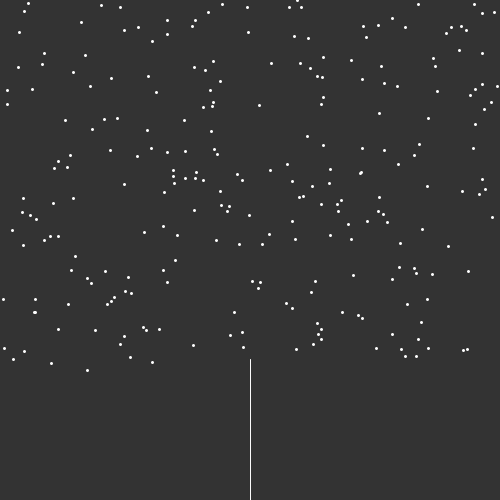
Frame 1 (no input)
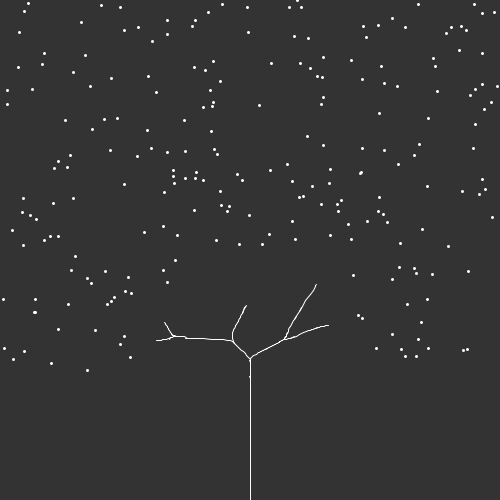
Frame 60 (the mouse pressed at the canvas centre just before this capture)
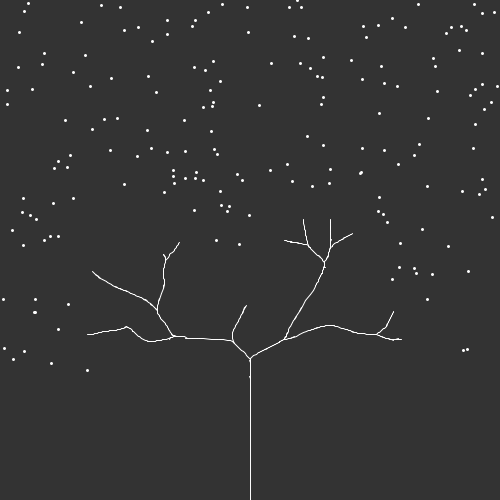
Frame 120 (the mouse held since frame 60 and released just before this capture)

The Processing sketch that drew these frames (run headless with seeded random() and noise(); from frame 60 on, the mouse is pressed at the canvas centre):

// Processing sketch: spacecol2d
// ── spacecol2d.pde
Tree tree;
void setup() {
  size(500,500);
  tree = new Tree();
}


void draw() {
  background(51);
  tree.draw();
  tree.grow();
  tree.update();
}

// ── Branch.pde
class Branch {
  PVector pos, dir;
  int count = 0;
  
  Branch parent;// = null;
  
  
  Branch(Branch parent, PVector direction, float x, float y) {
    pos = new PVector(x,y);
    this.parent = parent;
    this.dir = direction;
  }
  
  void draw() {
    stroke(255);
    if (parent != null) {
      line(pos.x, pos.y, parent.pos.x, parent.pos.y);
    }
  }
  
  
  Branch next() {
    Branch b = new Branch(this, dir.copy(), pos.x + dir.x, pos.y + dir.y);
    return b;
  }
}

// ── Leaf.pde
class Leaf {
  PVector pos;
  boolean reached = false;
  Leaf() {
    pos = new PVector(random(width), random(height-(height/4)));
  }
}

// ── Tree.pde
class Tree {
  ArrayList<Leaf> leaves = new ArrayList<Leaf>();
  ArrayList<Branch> branches = new ArrayList<Branch>();
  Branch root;

  float minDist, maxDist;

  Tree() {

    minDist = 30;
    maxDist = 60;

    for (int i = 0; i < 250; i += 1) {
      leaves.add(new Leaf());
    }

    root = new Branch(null, new PVector(0, -1), width / 2, height);
    branches.add(root);
    Branch current = root;
    boolean found = false;
    while (!found) {
      for (Leaf l : leaves) {
        float dist = PVector.dist(l.pos, current.pos);
        if (dist < maxDist) {
          found = true;
          break;
        } else {
          Branch b = current.next();
          branches.add(b);
          current = b;
        }
      }
    }
  }


  void grow() {
    //boolean found = false;
    for (Leaf l : leaves) {
      Branch closest = null;
      float closestDist = 0;
      for (Branch b : branches) {
        float d = PVector.dist(l.pos, b.pos);

        if (d < minDist) {
          l.reached = true;
          break;
        } else if (d > maxDist) {
          continue;
        } else if (closest == null || d < closestDist) {
          closest = b;
          closestDist = d;
        }
      }

      if (closest != null) {
        closest.count += 1;
        PVector dir = PVector.sub(l.pos, closest.pos).normalize();
        closest.dir.add(dir);
        //found = true;
      }
    }
 
  }
  
  void update() {
    for (int i = leaves.size() - 1; i >= 0; i -= 1) {
      Leaf l = leaves.get(i);
      if (l.reached) {
        leaves.remove(i);
      }
    }
    
    for (int i = branches.size() -1; i >= 0; i -= 1) {
      Branch b = branches.get(i);
      if (b.count > 0) {
        b.dir.mult(1.0/b.count);
        Branch child = new Branch(b, b.dir.copy(), b.pos.x + b.dir.x, b.pos.y + b.dir.y);
        branches.add(child);
        b.count = 0;
      }
    }
  }


  void draw() {
    stroke(255);
    strokeWeight(3);
    for (Leaf l : leaves) {

      point(l.pos.x, l.pos.y);
    }
    strokeWeight(1);

    for (Branch b : branches) {
      b.draw();
    }
  }
}
